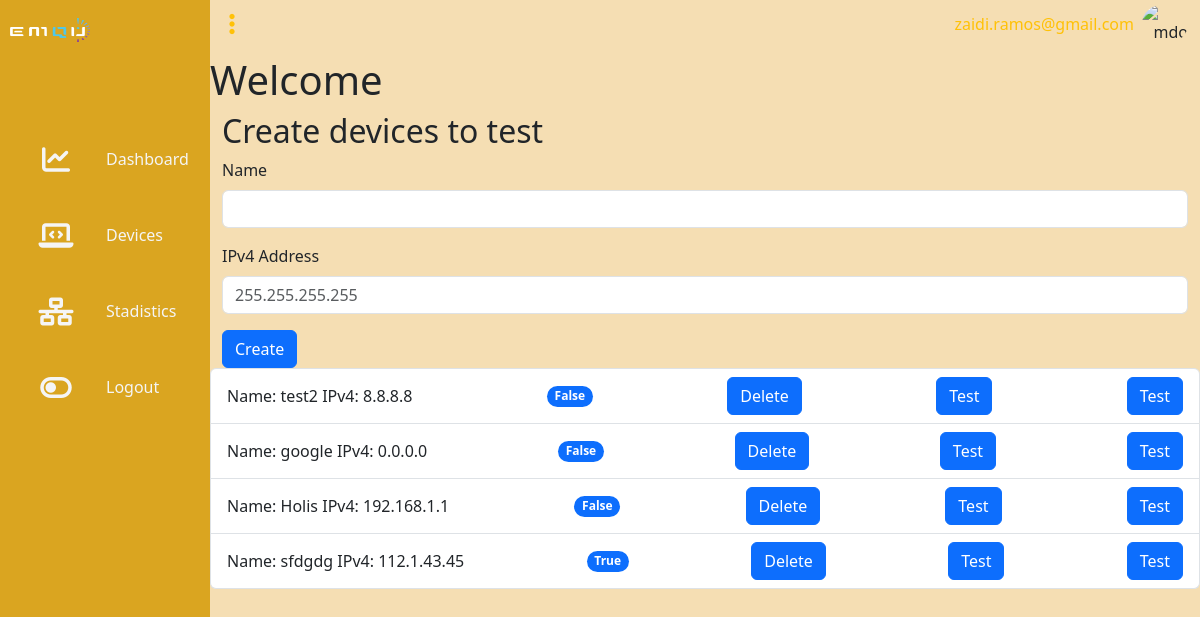
/devices (signed in), run on an earlier commit of the app's database.
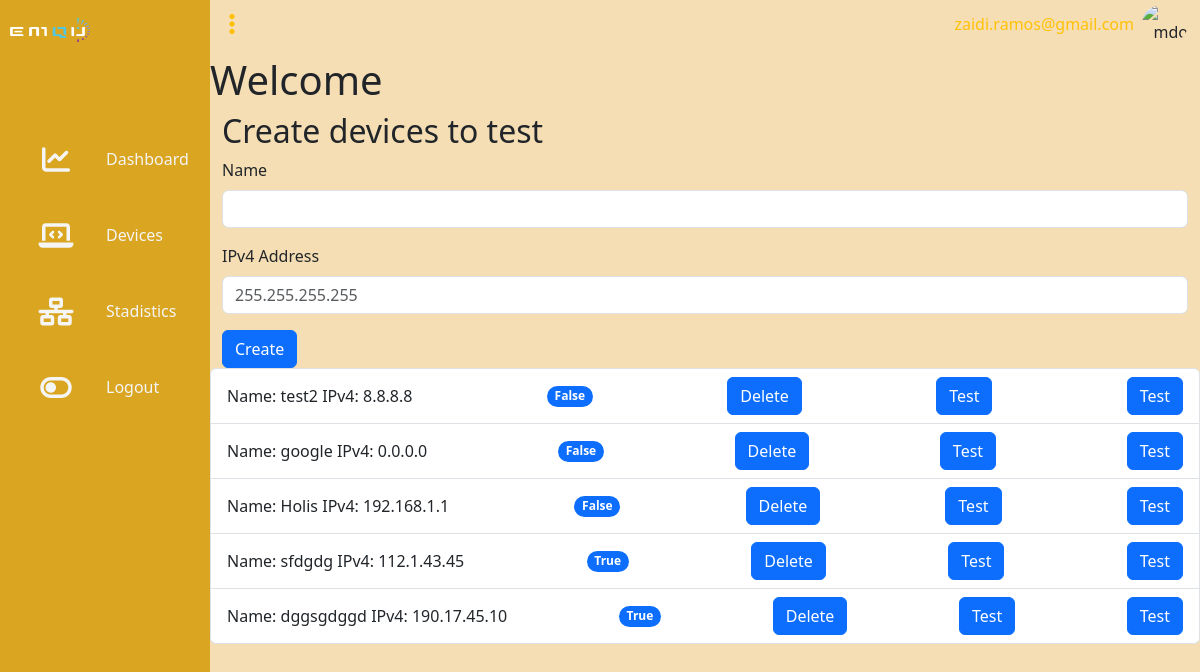
And on a later commit of the database.
### app/models.py (models this page shows)
class User(db.Model, UserMixin):
    id= db.Column(db.Integer, primary_key= True, autoincrement= True)
    email= db.Column(db.String(30), unique= True, nullable= False)
    password= db.Column(db.String(80), nullable= False)

class Device(db.Model):
    id = db.Column(db.BigInteger, primary_key=True, autoincrement=True)
    name = db.Column(db.String(45), nullable=False)
    ipv4 = db.Column(db.String(16), nullable=False)
    status = db.Column(db.Boolean, nullable=False)
    user_id = db.Column(db.Integer, db.ForeignKey('user.id'), nullable=False)
    user = db.relationship('User', backref=db.backref('devices', lazy=True))

### main.py (the view)
@app.route('/devices', methods=['GET', 'POST'])
@login_required
def devices():
    user_id=session['user_id']
    device_form=DeviceForm()
    delete_form=DeleteDeviceForm()
    test_form=TestDeviceForm()
    devices=get_user_devices(user_id)
    context={
        'user_id':user_id,
        'devices':devices,
        'device_form':device_form,
        'delete_form':delete_form,
        'test_form':test_form
    }
    if device_form.validate_on_submit():
        put_device(email=user_id, name=device_form.name.data, ipv4=device_form.ipv4.data)
        flash('Your task was created successfully!', 'success')
        return redirect(url_for('devices'))
    return render_template('devices.html', **context)

### app/forms.py
class DeviceForm(FlaskForm):
    name = StringField('Name', validators=[DataRequired(),Length(4,45)])
    ipv4 = StringField('IPv4 Address', validators=[DataRequired(), IPAddress(ipv4=True)], render_kw={'placeholder': '255.255.255.255'})
    submit = SubmitField('Create')

class DeleteDeviceForm(FlaskForm):
    submit = SubmitField('Delete')

### app/__init__.py (called while the page is built)
@login_manager.user_loader
def load_user(user_id):
    return User.query.get(int(user_id))

### app/models.py (called while the page is built)
def get_user(email):
    user= User.query.filter_by(email=email).first()
    return user

def get_user_devices(email):
    user=get_user(email)
    return user.devices

### app/templates/devices.html (shortened to what this page needs)
{% extends 'base.html' %}
{% import 'macros.html' as macros %}
{% from 'bootstrap5/form.html' import render_form %}
{% block content %}
    {%if user_id%}
    <h1>Welcome {{userid}}</h1>
    {%endif%}
    <div class="container">
        <h2>Create devices to test</h2>
        {{ render_form(device_form) }}
    </div>
    <ul class="list-group">
        {% for device in devices %}
            {{ macros.render_device(device, delete_form, test_form) }}
        {% endfor %}
    </ul>
{% endblock %}

### app/templates/base.html (shortened to what this page needs)
<!doctype html>
<html lang="en">
    <head>
        {% block head %}
            {% block styles %}
                {{ bootstrap.load_css() }}
                <link rel="stylesheet" href="{{url_for('static', filename='css/main.css')}}">
            {% endblock %}
        {% endblock %}
    </head>
    <body>
        {% if current_user.is_authenticated %}
            {%block asidebar%}
                {% include 'aside-bar.html' %}
            {% endblock %}
        {% endif %}
        {% block content %}{% endblock %}
            </div>
    </body>
</html>

### app/templates/macros.html
{% from 'bootstrap5/form.html' import render_form %}
{% macro render_device(device, delete_form, test_form) %}
    <li class="list-group-item d-flex justify-content-between align-items-center">
        Name: {{ device.name }}
        IPv4: {{ device.ipv4 }}
        <span class="badge bg-primary rounded-pill">
            {{ device.status }}
        </span>
        {{ render_form(delete_form, action=url_for('delete', device_id=device.id)) }}
        {{ render_form(test_form, action=url_for('test', device_id=device.id, status=device.status)) }}
        {{ render_form(test_form, action=url_for('test_ip', device_ipv4=device.ipv4)) }}
    </li>
{% endmacro %}

### app/templates/aside-bar.html (shortened to what this page needs)
<div class="container aside-navigation">
    <div class="navigation">
        <ul class="nav flex-column">
            <li class="nav-item">
              <a class="nav-link px-0" aria-current="page" href="#">
                <span class="icon">
                    <img src="{{url_for('static', filename='images/emqu.png')}}" alt="emqu-logo" width="80" height="24">
                </span>
                </a>
            </li>
            <li class="nav-item">
                <a class="nav-link active" aria-current="page" href="#">
                  <span class="icon"><i class="fa-solid fa-chart-line"></i></span>
                  <span class="title">Dashboard</span>
                  </a>
              </li>
            <li class="nav-item">
              <a class="nav-link" href="{{url_for('devices')}}">
                <span class="icon"><i class="fa-solid fa-laptop-code"></i></span>
                <span class="title">Devices</span>
                </a>
            </li>
            <li class="nav-item">
              <a class="nav-link" href="#">
                <span class="icon"><i class="fa-solid fa-network-wired"></i></span>
                <span class="title">Stadistics</span>
              </a>
            </li>
            <li class="nav-item">
              <a class="nav-link" href="{{url_for('auth.logout')}}">
                <span class="icon"><i class="fa-solid fa-toggle-off"></i></span>
                <span class="title">
                    Logout
                </span>
              </a>
            </li>
        </ul>
    </div>
  </div>
  <div class="main-container">
    {%block navbar%}
        {% include 'navbar.html' %}
    {% endblock %}

### app/templates/navbar.html (shortened to what this page needs)
<nav class="navbar navbar-expand-lg pt-0">
        {% if current_user.is_authenticated %}
        <div class="container-fluid py-1">
            <div class="col-md-2 text-start">
                <div class="menu-toggle">
                    <i class="fa-solid fa-ellipsis-vertical text-warning"></i>
                </div>
            </div>
            <div class="col-md-3 text-end">
                <div class="collapse navbar-collapse mr-0" id="navbarSupportedContent">
                    <ul class="navbar-nav mb-2 mb-lg-0 mr-0">
                        <li class="nav-item">
                            <a class="nav-link text-warning">
                                {{user_id}}
                            </a>
                        </li>
                    </ul>
                    <div class="text-end">
                        <a href="#" class="d-block link-dark text-decoration-none">
                          <img src="https://github.com/mdo.png" alt="mdo" width="32" height="32" class="rounded-circle">
                        </a>
                      </div>
                </div>
            </div>
        {% endif %}
    </div>
  </nav>

### app/static/css/main.css (style rules this page uses)
body { min-height: 100vh; overflow-x: hidden; }
.container { position:relative; width:100%; }
.container.aside-navigation { left:0; margin-left: 0; margin:0; padding: 0; }
.navigation { position:fixed; width:210px; height: 100%; background: goldenrod; border-left: 10px solid goldenrod; transition:0.5s; overflow: hidden; }
.navigation ul { position: absolute; top: 0; left: 0; width: 100%; }
.navigation ul li { position:relative; width: 100%; list-style-type: none; border-radius: 30px 0 0 30px; }
.navigation ul li:nth-child(1) { margin-bottom: 40px; pointer-events: none; text-align: left; padding: 0; }
.navigation ul li:nth-child(1) span.icon { align-items: left; line-height: 40px; }
.navigation ul li a { position: relative; display:block; width: 100%; display:flex; text-decoration: none; color: whitesmoke; }
.navigation ul li a span.icon { position:relative; display:block; min-width: 60px; height: 60px; line-height: 80px; text-align: center; }
.navigation ul li a span.icon i { font-size: 1.75em; }
.navigation ul li a .title { position: relative; display: block; padding: 0 20px; height: 60px; line-height: 70px; white-space: nowrap; }
.main-container { left: 210px; right:0; margin: 0; padding: 0; position: absolute; width: calc(100% - 210px); min-height: 100vh; background: wheat; transition:0.5s }
.menu-toggle { position: relative; width: 20px; height: 20px; display: flex; justify-content: center; align-items: center; font-size:1.5em; cursor: pointer; color: goldenrod; }
.navbar { color: goldenrod; }

What changed in the data, as far as the page shows it:
added Device: name "dggsgdggd", ipv4 "190.17.45.10", status "True"
